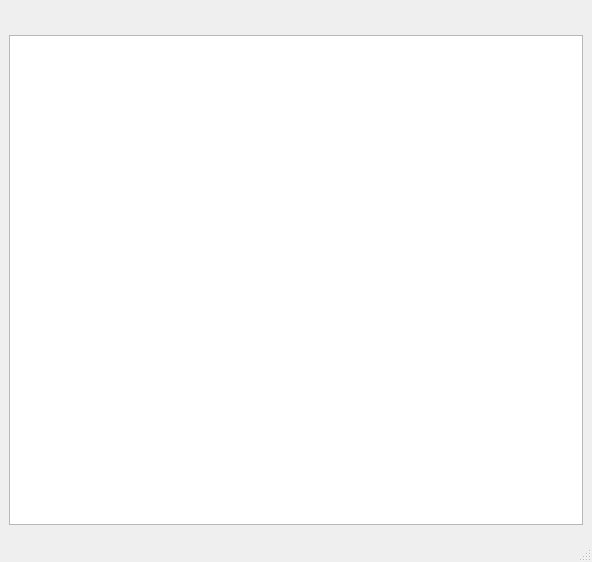
<?xml version="1.0" encoding="UTF-8"?>
<ui version="4.0">
 <class>MainWindow</class>
 <widget class="QMainWindow" name="MainWindow">
  <property name="geometry">
   <rect>
    <x>0</x>
    <y>0</y>
    <width>592</width>
    <height>562</height>
   </rect>
  </property>
  <property name="windowTitle">
   <string>Patchance</string>
  </property>
  <widget class="QWidget" name="centralwidget">
   <layout class="QVBoxLayout" name="verticalLayout">
    <item>
     <layout class="QHBoxLayout" name="horizontalLayout">
      <item>
       <spacer name="horizontalSpacer">
        <property name="orientation">
         <enum>Qt::Horizontal</enum>
        </property>
        <property name="sizeHint" stdset="0">
         <size>
          <width>40</width>
          <height>20</height>
         </size>
        </property>
       </spacer>
      </item>
      <item>
       <widget class="JackStatesWidget" name="patchbayToolsWidget" native="true"/>
      </item>
     </layout>
    </item>
    <item>
     <widget class="QGraphicsView" name="graphicsView"/>
    </item>
    <item>
     <widget class="PatchFilterFrame" name="filterFrame">
      <property name="frameShape">
       <enum>QFrame::StyledPanel</enum>
      </property>
      <property name="frameShadow">
       <enum>QFrame::Raised</enum>
      </property>
     </widget>
    </item>
   </layout>
  </widget>
  <widget class="QMenuBar" name="menubar">
   <property name="geometry">
    <rect>
     <x>0</x>
     <y>0</y>
     <width>592</width>
     <height>30</height>
    </rect>
   </property>
  </widget>
  <widget class="QStatusBar" name="statusbar"/>
 </widget>
 <customwidgets>
  <customwidget>
   <class>JackStatesWidget</class>
   <extends>QWidget</extends>
   <header>..promoted_widgets</header>
   <container>1</container>
  </customwidget>
  <customwidget>
   <class>PatchFilterFrame</class>
   <extends>QFrame</extends>
   <header>..promoted_widgets</header>
   <container>1</container>
  </customwidget>
 </customwidgets>
 <resources/>
 <connections/>
</ui>
